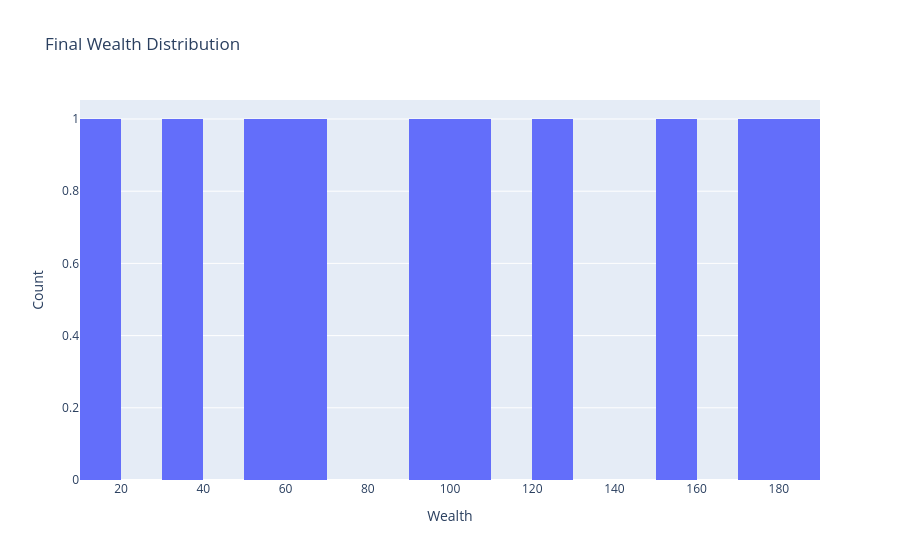

Notebook cell for this chart:
### Markdown cell above
## 6. Wealth Distributions

### Code cell
wealths = np.array([tw.trader.wealth for tw in tws])

fig = go.Figure()
fig.add_histogram(x=wealths, nbinsx=20)
fig.update_layout(
    title="Final Wealth Distribution",
    xaxis_title="Wealth",
    yaxis_title="Count",
)
fig.show()

### Figure 1 — Plotly figure (JSON) as saved in the notebook; plotly's stock layout.template omitted (floating-point values rounded to 4 significant figures)
{"data": [{"nbinsx": 20, "type": "histogram", "x": [100.0, 69.05, 32.49, 150.7, 93.78, 123.0, 13.24, 179.2, 51.77, 186.8]}], "layout": {"title": {"text": "Final Wealth Distribution"}, "xaxis": {"title": {"text": "Wealth"}}, "yaxis": {"title": {"text": "Count"}}}}
